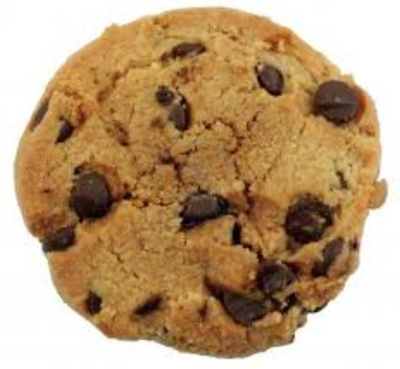
#> input picture cookie_001.png, 400 x 369 px
$ jupyter execute --allow-errors size.ipynb   (shell and % lines are left out)   (older library calls are emulated)
#> lines starting #> are read from the running program, lines starting #| are printed output that depends on the picture; after the words box and inside, x2 and y2 are one past the last pixel; in counts of white or black regions, pixels touching at a corner belong together; long printed decimals are rounded
[cell 1]
import cv2
import matplotlib.pyplot as plt
import numpy as np

[cell 2]
img = cv2.imread('./../cookie_001.png')
#> img is the input picture: shape (369, 400, 3); mean B, G, R 122.7, 157.8, 187.6
img = cv2.cvtColor(img, cv2.COLOR_BGR2RGB)
plt.imshow(img[:,:,::-1])

[cell 3]
kernel = np.ones((5,5),np.uint8)
gray = cv2.cvtColor(img, cv2.COLOR_BGR2GRAY)
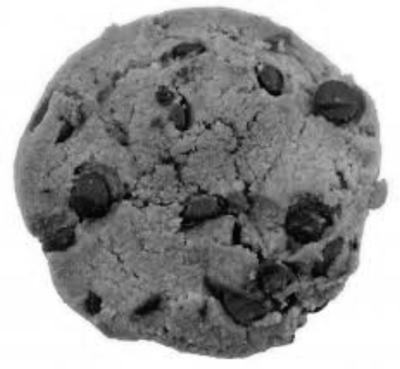
#> gray: shape (369, 400); min 2, max 255, mean 150.7
# edges = cv2.Canny(gray,100,200)
# _, contours, hierarchy = cv2.findContours(edges, cv2.RETR_TREE, cv2.CHAIN_APPROX_NONE)
blur = cv2.GaussianBlur(gray,(5,5),0)
ret2,th2 = cv2.threshold(blur,0,255,cv2.THRESH_OTSU)
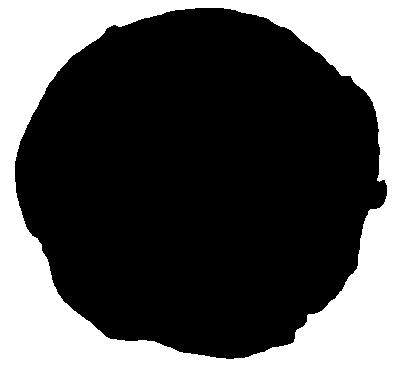
#> th2: shape (369, 400); 32.8% white; 1 white region, box (x1, y1, x2, y2) and area: (0, 0, 400, 369) 48437
#> ret2 = 176
new_edges = cv2.morphologyEx(th2, cv2.MORPH_OPEN, kernel)
#> new_edges: shape (369, 400); 32.8% white; 1 white region, box (x1, y1, x2, y2) and area: (0, 0, 400, 369) 48425
# print(hierarchy)
plt.imshow(new_edges,cmap='gray')

[cell 4]
# [9 lines of commented-out code are left out]

[cell 5]
new_edges = np.invert(new_edges)
#> new_edges: shape (369, 400); 67.2% white; 1 black region
_,final_contour, hierarchy = cv2.findContours(new_edges, cv2.RETR_TREE, cv2.CHAIN_APPROX_SIMPLE)
#> final_contour = 1 contour; box (x1, y1, x2, y2) and area: (15, 8, 387, 359) 98644
#> (the rest of this cell did not finish here and is left out)

[cell 6]
x,y,w,h = cv2.boundingRect(final_contour[-1])
#> x = 15; y = 8; w = 372; h = 351
cv2.rectangle(img,(x,y),(x+w,y+h),(0,255,0),2)
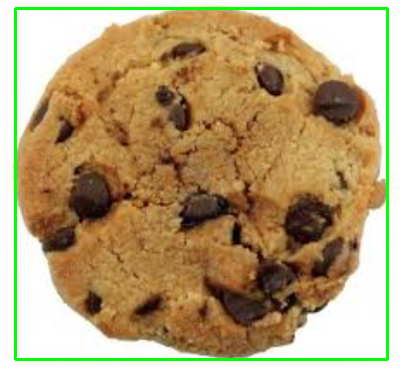
#> img: shape (369, 400, 3); mean R, G, B 180.2, 158, 115.6
plt.imshow(img)

[cell 7]
(x,y),radius = cv2.minEnclosingCircle(final_contour[-1])
#> x = 201.3; y = 178.4; radius = 187.1
print(radius)
#| 187.067
print(int(x),int(y))
#| 201 178
# print(final_contour[-1])
for cnt in final_contour[-1]:
    print(cnt[0][0])
#> this loop made 488 passes
#> cnt on passes 1 to 3: [[195, 8]], [[194, 9]], [[185, 9]]
#| 195
#| 194
#| 185
#| 184
#| 175
#| 174
#| 170
#| 169
#> (further printed lines are left out)

[cell 8]
cv2.circle(img, (int(x), int(y)), 3, (0, 255, 0), -1)
#> img: shape (369, 400, 3); 0.02% of pixels changed, all inside (x1, y1, x2, y2) = (198, 175, 205, 182)
cv2.circle(img, (int(199), int(7)), 3, (255, 0, 0), -1)
#> img: shape (369, 400, 3); mean R, G, B 180.2, 158, 115.5
cv2.circle(img, (int(198), int(355)), 3, (255, 0, 0), -1)
#> img: shape (369, 400, 3); mean R, G, B 180.2, 157.9, 115.5
plt.imshow(img)

[cell 9]
import scipy
from scipy.cluster.vq import kmeans
print(img.shape)
#| (369, 400, 3)
img = img[:,:,::-1]
img = cv2.resize(img, (150, 150))
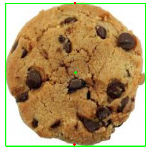
#> img: shape (150, 150, 3); mean B, G, R 115.5, 157.8, 180.2
shape = img.shape
#> shape = (150, 150, 3)
#> (the rest of this cell did not finish here and is left out)

[cell 10]
import binascii
#> (the rest of this cell did not finish here and is left out)

#> (a cell that did not finish here is left out)

#> (a cell that did not finish here is left out)

#> (a cell that did not finish here is left out)

[cell 14]
def centroid_histogram(clt):
	# grab the number of different clusters and create a histogram
	# based on the number of pixels assigned to each cluster

	numLabels = np.arange(0, len(np.unique(clt.labels_)) + 1)
	(hist, _) = np.histogram(clt.labels_, bins = numLabels)

	# normalize the histogram, such that it sums to one

	hist = hist.astype("float")
	hist /= hist.sum()

	# return the histogram
	return hist


def plot_colors(hist, centroids):
	# initialize the bar chart representing the relative frequency
	# of each of the colors

	bar = np.zeros((50, 300, 3), dtype = "uint8")
	startX = 0

	# loop over the percentage of each cluster and the color of
	# each cluster

	for (percent, color) in zip(hist, centroids):
		# plot the relative percentage of each cluster
		endX = startX + (percent * 300)
		cv2.rectangle(bar, (int(startX), 0), (int(endX), 50),
			color.astype("uint8").tolist(), -1)
		startX = endX
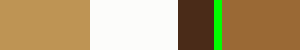
#> bar: shape (50, 300, 3); mean of channels 0, 1, 2 115.2, 157.6, 179.8; drawn as B, G, R

	# return the bar chart
	return bar

[cell 15]
from sklearn.cluster import KMeans
image = img.copy()
image = image.reshape((image.shape[0] * image.shape[1], 3))

clt = KMeans(n_clusters = 5)
clt.fit(image)

hist = centroid_histogram(clt)
bar = plot_colors(hist, clt.cluster_centers_)
for c in clt.cluster_centers_:
    colour = binascii.hexlify(bytearray(int(i) for i in c)).decode('ascii')
    print(colour)

[cell 16]
startX = 0
frequency = {}
for (percent, color) in zip(hist, clt.cluster_centers_):
    # plot the relative percentage of each cluster
    hexcode = binascii.hexlify(bytearray(int(c) for c in color)).decode('ascii')
    endX = startX + (percent * 100)
    frequency[hexcode] = endX - startX
    startX = endX

[cell 17]
print(frequency)

[cell 18]
listofTuples = sorted(frequency.items() , reverse=True,  key=lambda x: x[1])
#> listofTuples = [('5494be', 30), ('fafcfc', 29.35), ('35699a', 25.85), ('182b4a', 12.28), ('00fe00', 2.52)]
# Iterate over the sorted sequence
for elem in range(1,4):
    print(listofTuples[elem][0] , " ::" , listofTuples[elem][1])
#> this loop made 3 passes
#| fafcfc  :: 29.351
#| 35699a  :: 25.849
#| 182b4a  :: 12.276

[cell 19]
print(listofTuples)
#| [('5494be', 30.004), ('fafcfc', 29.351), ('35699a', 25.849), ('182b4a', 12.276), ('00fe00', 2.520)]

[cell 20]
print(listofTuples)
#| [('5494be', 30.004), ('fafcfc', 29.351), ('35699a', 25.849), ('182b4a', 12.276), ('00fe00', 2.520)]
